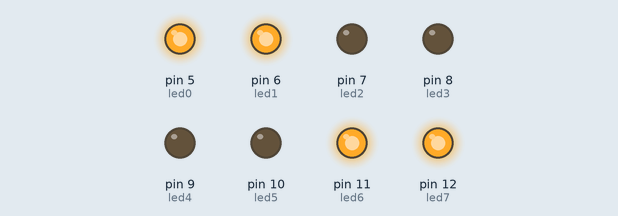
Recording of a sketch running on a simulated Arduino Uno, built with avr-gcc and run on an emulated ATmega328P. Parts: output pins drawn as LEDs (lit = HIGH).

Above: at 0.22 s.
At 0.52 s:
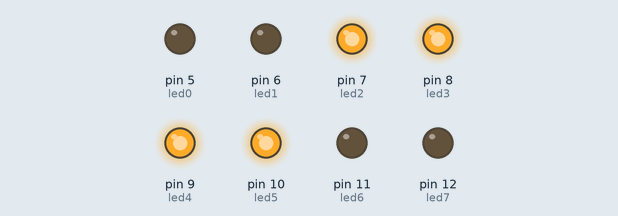
At 0.75 s:
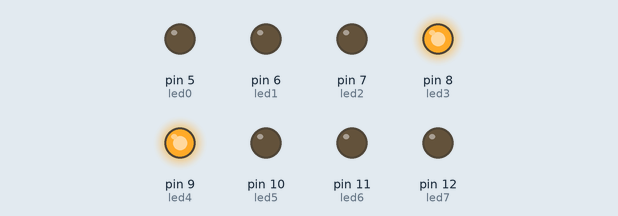
At 1.87 s:
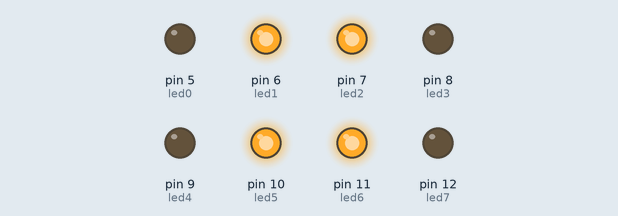
At 3.0 s:
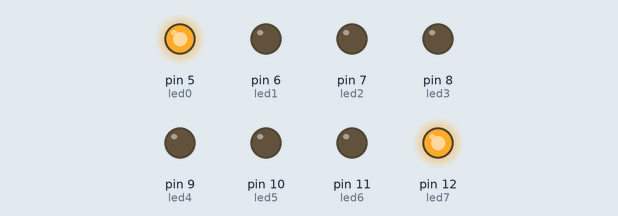
Timing chart, 0 to 3.5 s (numbered marks = the images above):
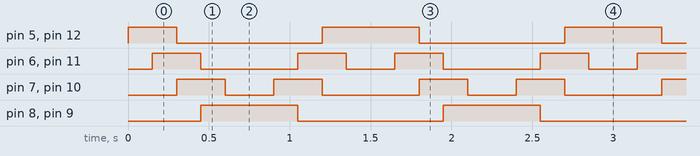

Measured:
- by itself, pin 5 (led0), pin 12 (led7): repeats every 1.5 s: LOW 0.90 s, HIGH 0.60 s
- by itself, pin 6 (led1), pin 11 (led6): repeats every 1.5 s: LOW 0.60 s, HIGH 0.30 s, LOW 0.30 s, HIGH 0.30 s
- by itself, pin 7 (led2), pin 10 (led5): repeats every 1.5 s: LOW 0.30 s, HIGH 0.30 s, LOW 0.60 s, HIGH 0.30 s
- by itself, pin 8 (led3), pin 9 (led4): alternates HIGH for 0.60 s and LOW for 0.90 s

The sketch:

ex3.ino
```cpp
/**********************************************************************************
**                                                                               **
**********************************************************************************/

//********** Includes *************************************************************

//********** Variables ************************************************************
const byte led0 = 5;
const byte led1 = 6;
const byte led2 = 7;
const byte led3 = 8;
const byte led4 = 9;
const byte led5 = 10;
const byte led6 = 11;
const byte led7 = 12;
unsigned long temps = 150;

void setup() {
  pinMode(led0, OUTPUT);
  pinMode(led1, OUTPUT);
  pinMode(led2, OUTPUT);
  pinMode(led3, OUTPUT);
  pinMode(led4, OUTPUT);
  pinMode(led5, OUTPUT);
  pinMode(led6, OUTPUT);
  pinMode(led7, OUTPUT);
}

void loop() {
  digitalWrite(led0, HIGH);
  digitalWrite(led7, HIGH);
  delay(temps);

  digitalWrite(led1, HIGH);
  digitalWrite(led6, HIGH);
  delay(temps);

  digitalWrite(led0, LOW);
  digitalWrite(led2, HIGH);
  digitalWrite(led5, HIGH);
  digitalWrite(led7, LOW);
  delay(temps);

  digitalWrite(led1, LOW);
  digitalWrite(led6, LOW);
  digitalWrite(led3, HIGH);
  digitalWrite(led4, HIGH);
  delay(temps);

  digitalWrite(led2, LOW);
  digitalWrite(led5, LOW);

  delay(temps*2);


  digitalWrite(led2, HIGH);
  digitalWrite(led5, HIGH);

  delay(temps);

  digitalWrite(led3, LOW);
  digitalWrite(led4, LOW);
  digitalWrite(led6, HIGH);
  digitalWrite(led1, HIGH);
  delay(temps);

 digitalWrite(led2, LOW);
  digitalWrite(led5, LOW);
  digitalWrite(led0, HIGH);
  digitalWrite(led7, HIGH);
  delay(temps);
 digitalWrite(led1, LOW);
  digitalWrite(led6, LOW);
  delay(temps);
}
```
